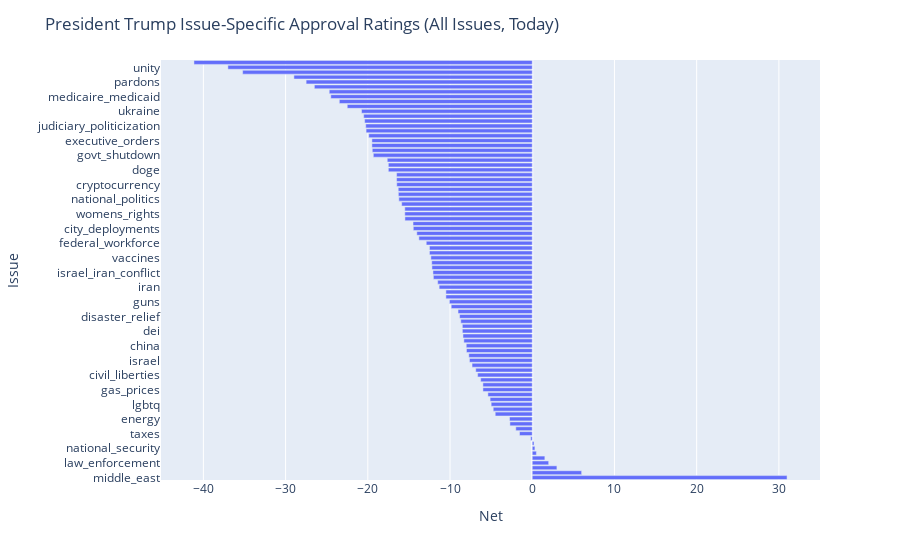

Source (notebook cell):
### Code cell
fig = px.bar(all_issues_approval, x='net', y='issue')
fig.update_layout(
    title='President Trump Issue-Specific Approval Ratings (All Issues, Today)',
    xaxis_title='Net',
    yaxis_title='Issue',
    legend_title='Legend',
)
fig.show()

### Figure 1 — Plotly figure (JSON) as saved in the notebook; plotly's stock layout.template omitted (floating-point values rounded to 4 significant figures)
{"data": [{"hovertemplate": "net=%{x}<br>issue=%{y}<extra></extra>", "legendgroup": "", "marker": {"color": "#636efa", "pattern": {"shape": ""}}, "name": "", "orientation": "h", "showlegend": false, "textposition": "auto", "type": "bar", "x": [30.99, 6.01, 3.001, 2.0, 1.534, 0.505, 0.3253, 0.2151, -0.1941, -1.547, -1.999, -2.715, -2.764, -4.501, -4.745, -4.994, -5.126, -5.392, -5.998, -5.999, -6.271, -6.638, -6.87, -7.32, -7.633, -7.714, -8.0, -8.025, -8.315, -8.422, -8.499, -8.501, -8.689, -8.835, -9.025, -9.854, -10.08, -10.5, -10.5, -11.32, -11.5, -12.02, -12.08, -12.2, -12.23, -12.33, -12.5, -12.5, -12.89, -13.79, -14.04, -14.47, -14.5, -15.49, -15.5, -15.5, -15.88, -16.22, -16.28, -16.3, -16.48, -16.5, -16.5, -17.5, -17.5, -17.63, -19.33, -19.46, -19.5, -19.5, -19.88, -20.21, -20.25, -20.39, -20.5, -20.77, -22.5, -23.47, -24.5, -24.69, -26.5, -27.5, -28.99, -35.23, -37.02, -41.15], "xaxis": "x", "y": ["middle_east", "border_security", "defense", "law_enforcement", "democracy", "transgender", "national_security", "crime", "israel_palestine", "taxes", "inequality", "criminal_justice", "energy", "death_penalty", "flooding_recent", "lgbtq", "govt_management", "immigration", "gas_prices", "agriculture", "corruption", "civil_liberties", "foreign_policy", "environment", "israel", "deportations", "school_safety", "china", "military", "national_debt", "dei", "charlie_kirk_death", "relations_with_media", "disaster_relief", "north_korea", "dc_takeover", "guns", "cybersecurity", "refugees", "iran", "consumer_protection", "canada", "israel_iran_conflict", "rule_of_law", "jobs", "vaccines", "ai", "foreign_aid", "federal_workforce", "civil_rights", "free_speech", "city_deployments", "social_security", "trade_tariffs", "womens_rights", "deploying_military_us_cities", "education", "national_politics", "universities", "abortion", "cryptocurrency", "unions", "childcare", "doge", "cabinet", "economy", "govt_shutdown", "govt_spending", "housing", "executive_orders", "climate_change", "kilmar_abrego_garcia", "judiciary_politicization", "healthcare", "political_violence", "ukraine", "jan_6_handling", "race_relations", "medicaire_medicaid", "russia", "ballroom", "pardons", "inflation", "stock_market", "unity", "epstein_files"], "yaxis": "y"}], "layout": {"barmode": "relative", "legend": {"title": {"text": "Legend"}, "tracegroupgap": 0}, "margin": {"t": 60}, "title": {"text": "President Trump Issue-Specific Approval Ratings (All Issues, Today)"}, "xaxis": {"anchor": "y", "domain": [0, 1], "title": {"text": "Net"}}, "yaxis": {"anchor": "x", "domain": [0, 1], "title": {"text": "Issue"}}}}
